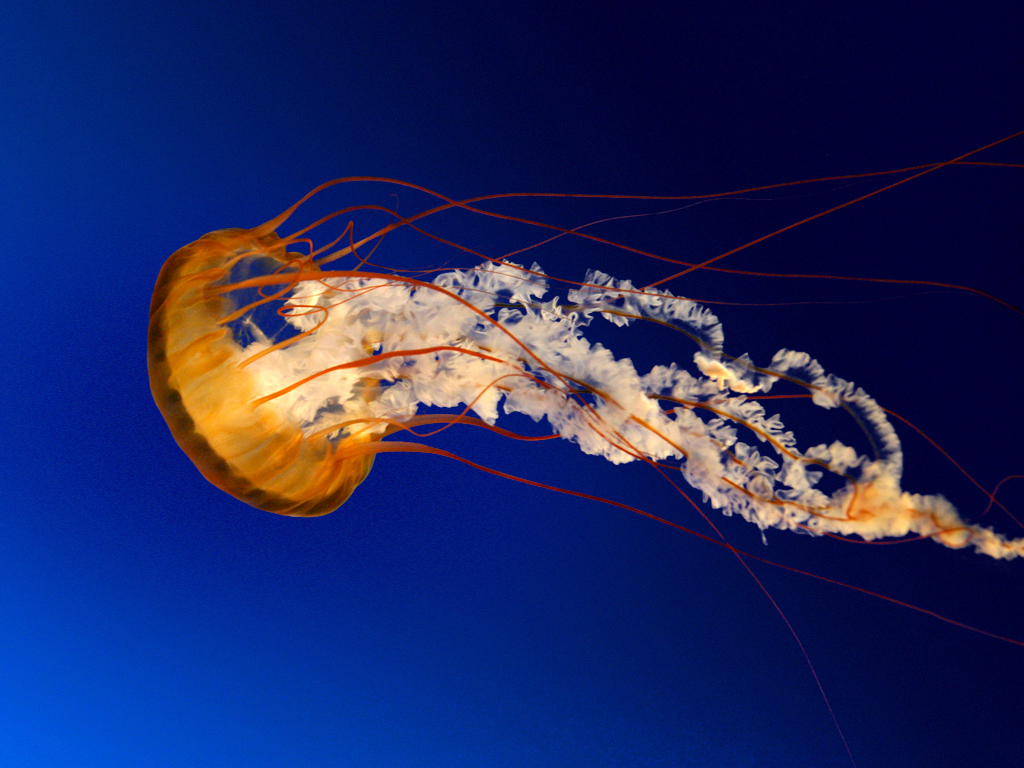
#> input picture OpenCV/image_file/image.jpg, 1024 x 768 px, found by its file name
$ python move.py
#> lines starting #> are read from the running program, lines starting #| are printed output that depends on the picture
import cv2
import numpy as np

img = cv2.imread("image.jpg")
#> img is the input picture: shape (768, 1024, 3); mean B, G, R 97.4, 39.8, 31
r,c = img.shape[0:2]
#> r = 768; c = 1024
M = np.float32([[1, 0, 100], [0, 1, 100]])
new_img = cv2.warpAffine(img, M, (c, r))
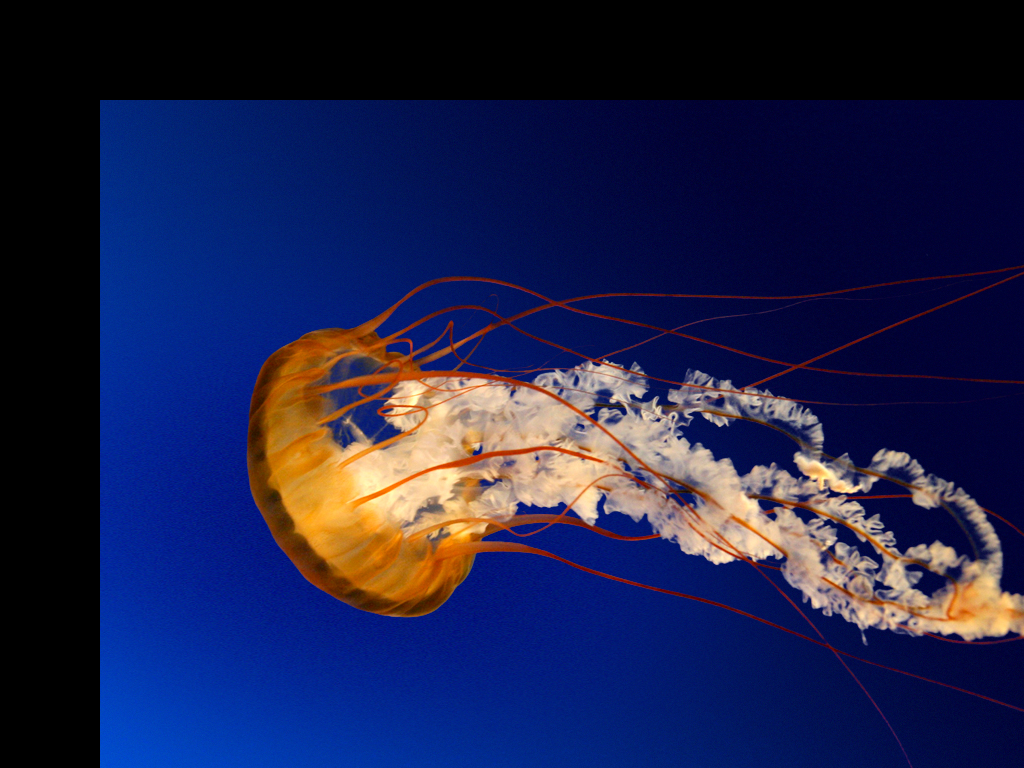
#> new_img: shape (768, 1024, 3); mean B, G, R 75.3, 33.7, 30
cv2.imshow("image", new_img)
cv2.waitKey()
cv2.destroyAllWindows()
